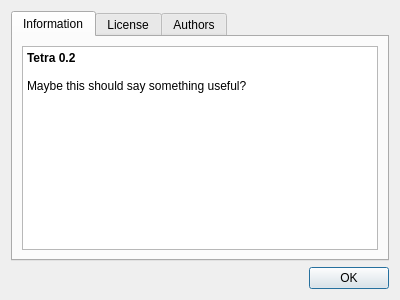
<?xml version="1.0" encoding="UTF-8"?>
<ui version="4.0">
 <class>About</class>
 <widget class="QDialog" name="About">
  <property name="geometry">
   <rect>
    <x>0</x>
    <y>0</y>
    <width>400</width>
    <height>300</height>
   </rect>
  </property>
  <property name="windowTitle">
   <string>Dialog</string>
  </property>
  <layout class="QVBoxLayout" name="verticalLayout">
   <item>
    <widget class="QTabWidget" name="tabWidget">
     <property name="currentIndex">
      <number>0</number>
     </property>
     <widget class="QWidget" name="tab">
      <attribute name="title">
       <string>Information</string>
      </attribute>
      <layout class="QHBoxLayout" name="horizontalLayout">
       <item>
        <widget class="QTextBrowser" name="textBrowser">
         <property name="html">
          <string>&lt;!DOCTYPE HTML PUBLIC &quot;-//W3C//DTD HTML 4.0//EN&quot; &quot;http://www.w3.org/TR/REC-html40/strict.dtd&quot;&gt;
&lt;html&gt;&lt;head&gt;&lt;meta name=&quot;qrichtext&quot; content=&quot;1&quot; /&gt;&lt;style type=&quot;text/css&quot;&gt;
p, li { white-space: pre-wrap; }
&lt;/style&gt;&lt;/head&gt;&lt;body style=&quot; font-family:'Sans Serif'; font-size:9pt; font-weight:400; font-style:normal;&quot;&gt;
&lt;p style=&quot; margin-top:0px; margin-bottom:0px; margin-left:0px; margin-right:0px; -qt-block-indent:0; text-indent:0px;&quot;&gt;&lt;span style=&quot; font-weight:600;&quot;&gt;Tetra 0.2&lt;/span&gt;&lt;/p&gt;
&lt;p style=&quot;-qt-paragraph-type:empty; margin-top:0px; margin-bottom:0px; margin-left:0px; margin-right:0px; -qt-block-indent:0; text-indent:0px; font-weight:600;&quot;&gt;&lt;br /&gt;&lt;/p&gt;
&lt;p style=&quot; margin-top:0px; margin-bottom:0px; margin-left:0px; margin-right:0px; -qt-block-indent:0; text-indent:0px;&quot;&gt;Maybe this should say something useful?&lt;/p&gt;&lt;/body&gt;&lt;/html&gt;</string>
         </property>
        </widget>
       </item>
      </layout>
     </widget>
     <widget class="QWidget" name="tab_2">
      <attribute name="title">
       <string>License</string>
      </attribute>
      <layout class="QHBoxLayout" name="horizontalLayout_2">
       <item>
        <widget class="QTextBrowser" name="textBrowser_2">
         <property name="html">
          <string>&lt;!DOCTYPE HTML PUBLIC &quot;-//W3C//DTD HTML 4.0//EN&quot; &quot;http://www.w3.org/TR/REC-html40/strict.dtd&quot;&gt;
&lt;html&gt;&lt;head&gt;&lt;meta name=&quot;qrichtext&quot; content=&quot;1&quot; /&gt;&lt;style type=&quot;text/css&quot;&gt;
p, li { white-space: pre-wrap; }
&lt;/style&gt;&lt;/head&gt;&lt;body style=&quot; font-family:'Sans Serif'; font-size:9pt; font-weight:400; font-style:normal;&quot;&gt;
&lt;p style=&quot; margin-top:12px; margin-bottom:12px; margin-left:0px; margin-right:0px; -qt-block-indent:0; text-indent:0px;&quot;&gt;The MIT License (MIT) &lt;/p&gt;
&lt;p style=&quot; margin-top:12px; margin-bottom:12px; margin-left:0px; margin-right:0px; -qt-block-indent:0; text-indent:0px;&quot;&gt;Copyright (c) 2014-2015 Ian Finlayson et. al. &lt;/p&gt;
&lt;p style=&quot; margin-top:12px; margin-bottom:12px; margin-left:0px; margin-right:0px; -qt-block-indent:0; text-indent:0px;&quot;&gt;Permission is hereby granted, free of charge, to any person obtaining a copy of this software and associated documentation files (the &amp;quot;Software&amp;quot;), to deal in the Software without restriction, including without limitation the rights to use, copy, modify, merge, publish, distribute, sublicense, and/or sell copies of the Software, and to permit persons to whom the Software is furnished to do so, subject to the following conditions: &lt;/p&gt;
&lt;p style=&quot; margin-top:12px; margin-bottom:12px; margin-left:0px; margin-right:0px; -qt-block-indent:0; text-indent:0px;&quot;&gt;The above copyright notice and this permission notice shall be included in all copies or substantial portions of the Software. &lt;/p&gt;
&lt;p style=&quot; margin-top:12px; margin-bottom:12px; margin-left:0px; margin-right:0px; -qt-block-indent:0; text-indent:0px;&quot;&gt;THE SOFTWARE IS PROVIDED &amp;quot;AS IS&amp;quot;, WITHOUT WARRANTY OF ANY KIND, EXPRESS OR IMPLIED, INCLUDING BUT NOT LIMITED TO THE WARRANTIES OF MERCHANTABILITY, FITNESS FOR A PARTICULAR PURPOSE AND NONINFRINGEMENT. IN NO EVENT SHALL THE AUTHORS OR COPYRIGHT HOLDERS BE LIABLE FOR ANY CLAIM, DAMAGES OR OTHER LIABILITY, WHETHER IN AN ACTION OF CONTRACT, TORT OR OTHERWISE, ARISING FROM, OUT OF OR IN CONNECTION WITH THE SOFTWARE OR THE USE OR OTHER DEALINGS IN THE SOFTWARE. &lt;/p&gt;&lt;/body&gt;&lt;/html&gt;</string>
         </property>
        </widget>
       </item>
      </layout>
     </widget>
     <widget class="QWidget" name="tab_3">
      <attribute name="title">
       <string>Authors</string>
      </attribute>
      <layout class="QHBoxLayout" name="horizontalLayout_3">
       <item>
        <widget class="QTextBrowser" name="textBrowser_3">
         <property name="html">
          <string>&lt;!DOCTYPE HTML PUBLIC &quot;-//W3C//DTD HTML 4.0//EN&quot; &quot;http://www.w3.org/TR/REC-html40/strict.dtd&quot;&gt;
&lt;html&gt;&lt;head&gt;&lt;meta name=&quot;qrichtext&quot; content=&quot;1&quot; /&gt;&lt;style type=&quot;text/css&quot;&gt;
p, li { white-space: pre-wrap; }
&lt;/style&gt;&lt;/head&gt;&lt;body style=&quot; font-family:'Sans Serif'; font-size:9pt; font-weight:400; font-style:normal;&quot;&gt;
&lt;p style=&quot; margin-top:0px; margin-bottom:0px; margin-left:0px; margin-right:0px; -qt-block-indent:0; text-indent:0px;&quot;&gt; - Ian Finlayson&lt;/p&gt;
&lt;p style=&quot; margin-top:0px; margin-bottom:0px; margin-left:0px; margin-right:0px; -qt-block-indent:0; text-indent:0px;&quot;&gt; - Jonathan Blauvelt&lt;/p&gt;
&lt;p style=&quot; margin-top:0px; margin-bottom:0px; margin-left:0px; margin-right:0px; -qt-block-indent:0; text-indent:0px;&quot;&gt; - Jerome Mueller&lt;/p&gt;
&lt;p style=&quot; margin-top:0px; margin-bottom:0px; margin-left:0px; margin-right:0px; -qt-block-indent:0; text-indent:0px;&quot;&gt; - Shehan Rajapakse&lt;/p&gt;
&lt;p style=&quot; margin-top:0px; margin-bottom:0px; margin-left:0px; margin-right:0px; -qt-block-indent:0; text-indent:0px;&quot;&gt; - Daniel Easterling&lt;/p&gt;&lt;/body&gt;&lt;/html&gt;</string>
         </property>
        </widget>
       </item>
      </layout>
     </widget>
    </widget>
   </item>
   <item>
    <widget class="QDialogButtonBox" name="buttonBox">
     <property name="orientation">
      <enum>Qt::Horizontal</enum>
     </property>
     <property name="standardButtons">
      <set>QDialogButtonBox::Ok</set>
     </property>
     <property name="centerButtons">
      <bool>false</bool>
     </property>
    </widget>
   </item>
  </layout>
 </widget>
 <resources/>
 <connections>
  <connection>
   <sender>buttonBox</sender>
   <signal>accepted()</signal>
   <receiver>About</receiver>
   <slot>accept()</slot>
   <hints>
    <hint type="sourcelabel">
     <x>248</x>
     <y>254</y>
    </hint>
    <hint type="destinationlabel">
     <x>157</x>
     <y>274</y>
    </hint>
   </hints>
  </connection>
  <connection>
   <sender>buttonBox</sender>
   <signal>rejected()</signal>
   <receiver>About</receiver>
   <slot>reject()</slot>
   <hints>
    <hint type="sourcelabel">
     <x>316</x>
     <y>260</y>
    </hint>
    <hint type="destinationlabel">
     <x>286</x>
     <y>274</y>
    </hint>
   </hints>
  </connection>
 </connections>
</ui>
